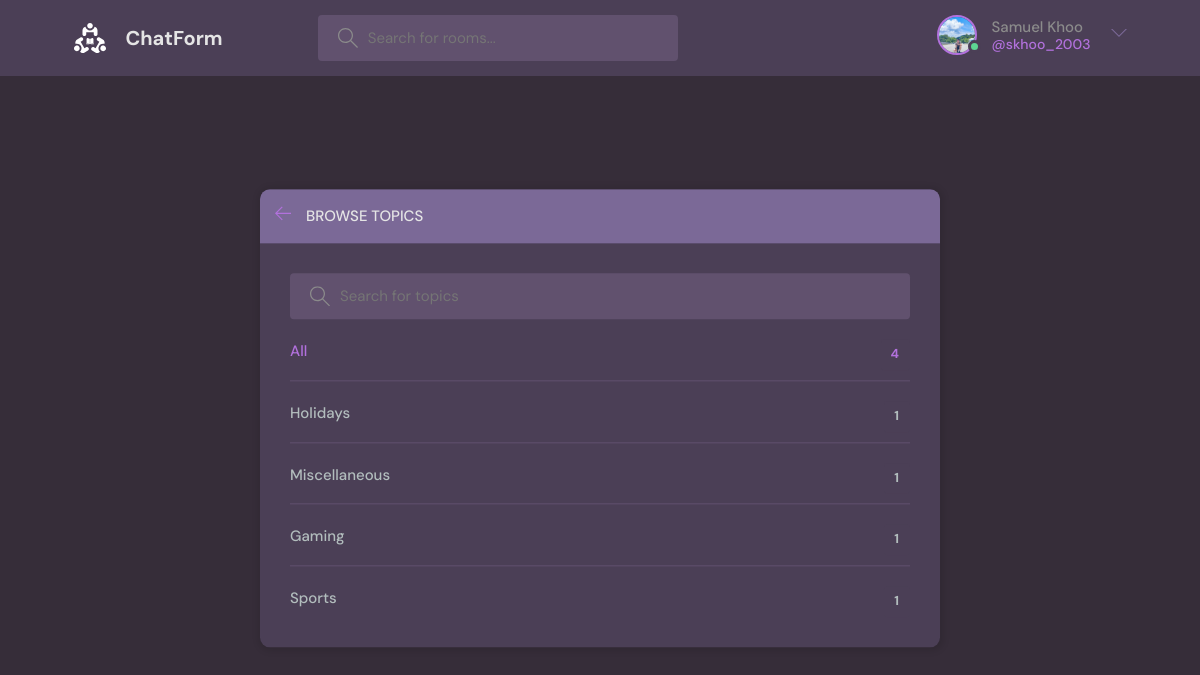
The app's page /topics-page/ (signed in), older data.
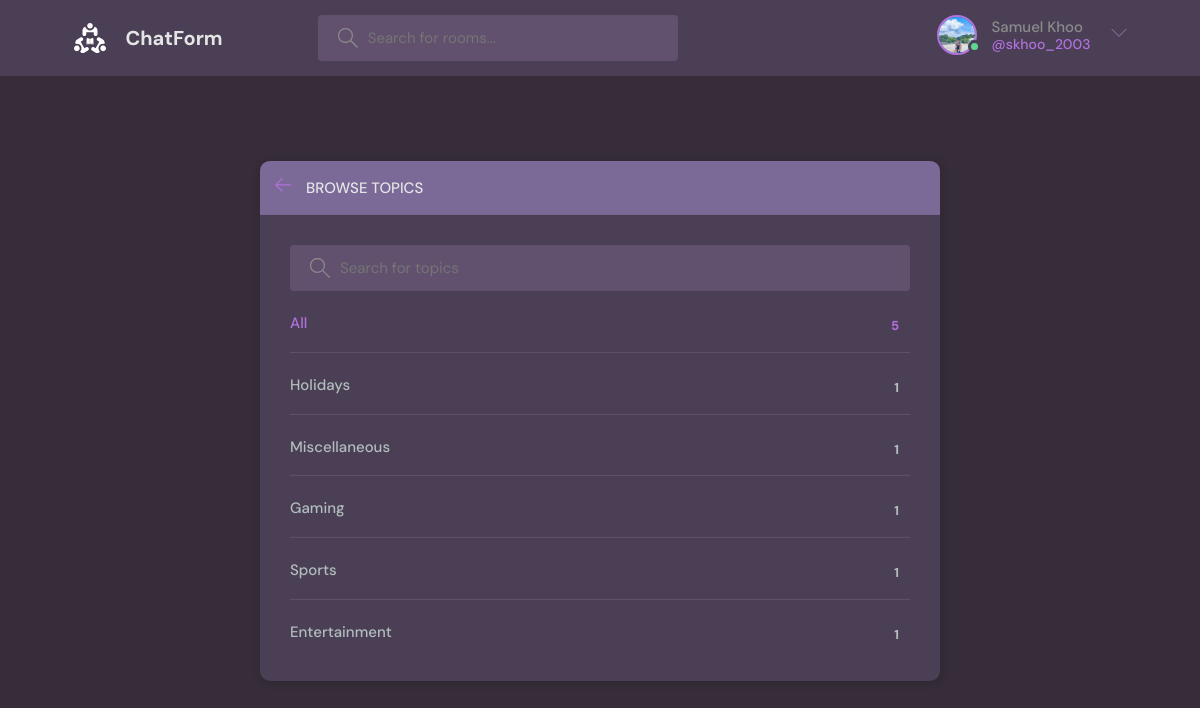
The same page, newer data.
### base/models.py (models this page shows, shortened)
class Topic(models.Model):
    name = models.CharField(max_length=250)

### base/views.py (the view)
# urls.py: path('topics-page/', views.topicspage, name="topics-page"),
def topicspage(request):
    q = request.GET.get('q') if request.GET.get('q') != None else ''
    topics = Topic.objects.filter(name__icontains=q)
    rooms = Room.objects.all()
    return render(request, 'base/topics.html', {'topics':topics, 'rooms': rooms})

### base/templates/base/topics.html (shortened to what this page needs)
{% extends 'main.html' %}
{% block content %}
<main class="create-room layout">
  <div class="container">
    <div class="layout__box">
      <div class="layout__boxHeader">
        <div class="layout__boxTitle">
          <a href="{{request.META.HTTP_REFERER}}">
            <svg version="1.1" xmlns="http://www.w3.org/2000/svg" width="32" height="32" viewBox="0 0 32 32">
              <title>arrow-left</title>
              <path
                d="M13.723 2.286l-13.723 13.714 13.719 13.714 1.616-1.611-10.96-10.96h27.625v-2.286h-27.625l10.965-10.965-1.616-1.607z"
              ></path>
            </svg>
          </a>
          <h3>Browse Topics</h3>
        </div>
      </div>
      <div class="topics-page layout__body">
        <form method="GET" action="" class="header__search">
          <label>
            <input name="q" placeholder="Search for topics" />
          </label>
        </form>
        <ul class="topics__list">
          <li>
            <a href="{% url 'home' %}" class="active">All<span>{{rooms.count}}</span></a>
          </li>
          {% for topic in topics %}
          <li>
            <a href="{% url 'home' %}?q={{topic.name}}">{{topic.name}}<span>{{topic.room_set.all.count}}</span></a>
          </li>
          {% endfor %}
        </ul>
      </div>
    </div>
  </div>
</main>
{% endblock content %}

Row changes from the older to the newer data that the page shows:
added Topic: name "Entertainment", room_set.all.count "1"
Text that changed along with them:
{{ rooms.count }}: "4" → "5"
